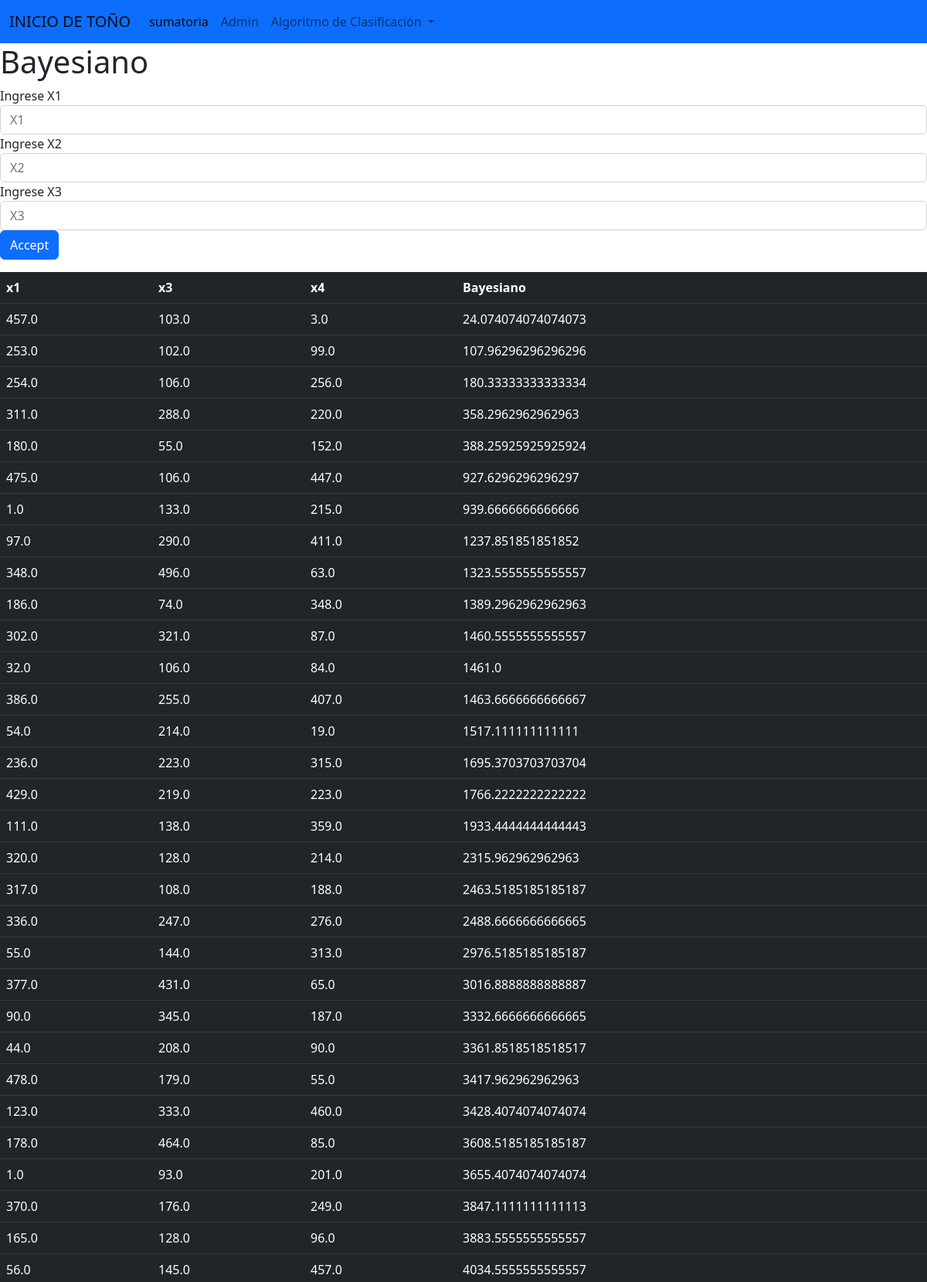
/algoritmoBaye/ (upper part), run on the app's committed database.
### blog2/models.py (models this page shows, shortened)
class Datos(models.Model):
    x1 = models.FloatField()
    x2 = models.TextField()
    x3 = models.FloatField()
    x4 = models.FloatField()

### blog2/views.py (the view)
# urls.py: path('algoritmoBaye/', views.algBaye, name='algoritmoBaye'),
def algBaye(request):
    x1 = random.randint(1,500)
    x2 = random.randint(1,500)
    x3 = random.randint(1,500)
    df = Datos.objects.all()
    ldis = ABaye(df,x1,x2,x3)
    ldis = sorted(ldis)
    contexto = zip(df,ldis)
    return render(request, 'blog2/algoritmoBaye.html', {'contexto':contexto})

### blog2/views.py (called while the page is built)
def ABaye(df,x1,x2,x3):
    ldist = []
    for i in df:
        dis = (x1 - i.x1)**2+(x2 - i.x3)**2+(x3 - i.x4)**2
        div = (dis / 27-1)
        ldist.append(div)
    return ldist

### blog2/templates/blog2/algoritmoBaye.html (shortened to what this page needs)
<!DOCTYPE html>
<html lang="en">
    <head>
        <link href="https://cdn.jsdelivr.net/npm/bootstrap@5.2.1/dist/css/bootstrap.min.css" rel="stylesheet">
    </head>
   <body background="https://img.freepik.com/free-vector/gradient-network-connection-background_23-2148865392.jpg?w=740&t=st=1668660123~exp=1668660723~hmac=865c86ab3d429451009cf8f34804d3a2983c43f298215717f87d8fa2a69695f0">
    <nav class="navbar navbar-expand-lg bg-primary">
      <div class="container-fluid">
        <a class="navbar-brand" href="{% url 'post_list' %}">INICIO DE TOÑO</a>
        <div class="collapse navbar-collapse" id="navbarNavDropdown">
          <ul class="navbar-nav">
            <li class="nav-item">
              <a class="nav-link active" aria-current="page" href="{% url 'blog2' %}">sumatoria</a>
            </li>
            <li class="nav-item">
              <a class="nav-link" href="http://127.0.0.1:8000/admin/">Admin</a>
            </li>
            <li class="nav-item dropdown">
              <a class="nav-link dropdown-toggle" href="#" role="button" data-bs-toggle="dropdown" aria-expanded="false">
                Algoritmo de Clasificación
              </a>
            </li>
          </ul>
        </div>
      </div>
    </nav>
        <h1>Bayesiano </h1>
        <table class="table table-striped">
  <thead>
<form>
  <div class="form-group">
    <label for="exampleInputPassword1">Ingrese X1</label>
    <input type="text" class="form-control" id="inputx1" placeholder="X1">
  </div>
  <div class="form-group">
    <label for="exampleInputPassword1">Ingrese X2</label>
    <input type="text" class="form-control" id="inputx2" placeholder="X2">
  </div>
  <div class="form-group">
    <label for="exampleInputPassword1">Ingrese X3</label>
    <input type="text" class="form-control" id="inputx3" placeholder="X3">
  </div>
  <button type="submit" class="btn btn-primary">Accept</button>
</form>
<table class="table table-dark">
  <thead>
    <tr>
      <th scope="col">x1</th>
      <th scope="col">x3</th>
      <th scope="col">x4</th>
      <th scope="col">Bayesiano</th>
    </tr>
  </thead>
  <tbody>
    <tr>
    {% for var,algBaye in contexto %}
      <td>{{var.x1}}</td>
      <td>{{var.x3}}</td>
      <td>{{var.x4}}</td>
      <td>{{algBaye}}</td>
    </tr>
  </tbody>
  {% endfor %}
</table>
</body>
</html>

### data on the page
Datos: x1 "457.0", x3 "103.0", x4 "3.0", algBaye "24.074074074074073"
Datos: x1 "253.0", x3 "102.0", x4 "99.0", algBaye "107.96296296296296"
Datos: x1 "254.0", x3 "106.0", x4 "256.0", algBaye "180.33333333333334"
Datos: x1 "311.0", x3 "288.0", x4 "220.0", algBaye "358.2962962962963"
Datos: x1 "180.0", x3 "55.0", x4 "152.0", algBaye "388.25925925925924"
Datos: x1 "475.0", x3 "106.0", x4 "447.0", algBaye "927.6296296296297"
Datos: x1 "1.0", x3 "133.0", x4 "215.0", algBaye "939.6666666666666"
Datos: x1 "97.0", x3 "290.0", x4 "411.0", algBaye "1237.851851851852"
Datos: x1 "348.0", x3 "496.0", x4 "63.0", algBaye "1323.5555555555557"
Datos: x1 "186.0", x3 "74.0", x4 "348.0", algBaye "1389.2962962962963"
Datos: x1 "302.0", x3 "321.0", x4 "87.0", algBaye "1460.5555555555557"
Datos: x1 "32.0", x3 "106.0", x4 "84.0", algBaye "1461.0"
Datos: x1 "386.0", x3 "255.0", x4 "407.0", algBaye "1463.6666666666667"
Datos: x1 "54.0", x3 "214.0", x4 "19.0", algBaye "1517.111111111111"
Datos: x1 "236.0", x3 "223.0", x4 "315.0", algBaye "1695.3703703703704"
Datos: x1 "429.0", x3 "219.0", x4 "223.0", algBaye "1766.2222222222222"
Datos: x1 "111.0", x3 "138.0", x4 "359.0", algBaye "1933.4444444444443"
Datos: x1 "320.0", x3 "128.0", x4 "214.0", algBaye "2315.962962962963"
Datos: x1 "317.0", x3 "108.0", x4 "188.0", algBaye "2463.5185185185187"
Datos: x1 "336.0", x3 "247.0", x4 "276.0", algBaye "2488.6666666666665"
Datos: x1 "55.0", x3 "144.0", x4 "313.0", algBaye "2976.5185185185187"
Datos: x1 "377.0", x3 "431.0", x4 "65.0", algBaye "3016.8888888888887"
Datos: x1 "90.0", x3 "345.0", x4 "187.0", algBaye "3332.6666666666665"
Datos: x1 "44.0", x3 "208.0", x4 "90.0", algBaye "3361.8518518518517"
Datos: x1 "478.0", x3 "179.0", x4 "55.0", algBaye "3417.962962962963"
Datos: x1 "123.0", x3 "333.0", x4 "460.0", algBaye "3428.4074074074074"
Datos: x1 "178.0", x3 "464.0", x4 "85.0", algBaye "3608.5185185185187"
Datos: x1 "1.0", x3 "93.0", x4 "201.0", algBaye "3655.4074074074074"
Datos: x1 "370.0", x3 "176.0", x4 "249.0", algBaye "3847.1111111111113"
Datos: x1 "165.0", x3 "128.0", x4 "96.0", algBaye "3883.5555555555557"
Datos: x1 "56.0", x3 "145.0", x4 "457.0", algBaye "4034.5555555555557"
